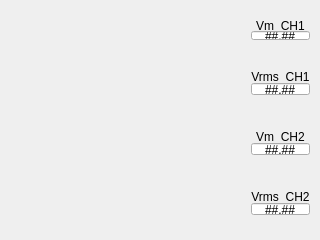
<?xml version="1.0" encoding="UTF-8"?>
<ui version="4.0">
 <class>MainWindow</class>
 <widget class="QMainWindow" name="MainWindow">
  <property name="geometry">
   <rect>
    <x>0</x>
    <y>0</y>
    <width>320</width>
    <height>240</height>
   </rect>
  </property>
  <property name="windowTitle">
   <string>ADC Test</string>
  </property>
  <widget class="QWidget" name="centralWidget">
   <widget class="SignalDisplay" name="Graph" native="true">
    <property name="geometry">
     <rect>
      <x>0</x>
      <y>0</y>
      <width>240</width>
      <height>240</height>
     </rect>
    </property>
    <property name="minimumSize">
     <size>
      <width>100</width>
      <height>20</height>
     </size>
    </property>
   </widget>
   <widget class="QWidget" name="layoutWidget">
    <property name="geometry">
     <rect>
      <x>240</x>
      <y>120</y>
      <width>81</width>
      <height>46</height>
     </rect>
    </property>
    <layout class="QVBoxLayout" name="verticalLayout_2">
     <property name="spacing">
      <number>0</number>
     </property>
     <property name="sizeConstraint">
      <enum>QLayout::SetDefaultConstraint</enum>
     </property>
     <item>
      <widget class="QLabel" name="lblVmCH2">
       <property name="text">
        <string>Vm  CH2</string>
       </property>
       <property name="alignment">
        <set>Qt::AlignCenter</set>
       </property>
      </widget>
     </item>
     <item>
      <widget class="QLineEdit" name="txtVmCH2">
       <property name="text">
        <string>##.##</string>
       </property>
       <property name="alignment">
        <set>Qt::AlignCenter</set>
       </property>
       <property name="readOnly">
        <bool>true</bool>
       </property>
      </widget>
     </item>
    </layout>
   </widget>
   <widget class="QWidget" name="layoutWidget_2">
    <property name="geometry">
     <rect>
      <x>240</x>
      <y>60</y>
      <width>81</width>
      <height>46</height>
     </rect>
    </property>
    <layout class="QVBoxLayout" name="verticalLayout_3">
     <property name="spacing">
      <number>0</number>
     </property>
     <property name="sizeConstraint">
      <enum>QLayout::SetDefaultConstraint</enum>
     </property>
     <item>
      <widget class="QLabel" name="lblVrmsCH1">
       <property name="text">
        <string>Vrms  CH1</string>
       </property>
       <property name="alignment">
        <set>Qt::AlignCenter</set>
       </property>
      </widget>
     </item>
     <item>
      <widget class="QLineEdit" name="txtVrmsCH1">
       <property name="text">
        <string>##.##</string>
       </property>
       <property name="alignment">
        <set>Qt::AlignCenter</set>
       </property>
       <property name="readOnly">
        <bool>true</bool>
       </property>
      </widget>
     </item>
    </layout>
   </widget>
   <widget class="QWidget" name="layoutWidget_3">
    <property name="geometry">
     <rect>
      <x>240</x>
      <y>180</y>
      <width>81</width>
      <height>46</height>
     </rect>
    </property>
    <layout class="QVBoxLayout" name="verticalLayout_4">
     <property name="spacing">
      <number>0</number>
     </property>
     <property name="sizeConstraint">
      <enum>QLayout::SetDefaultConstraint</enum>
     </property>
     <item>
      <widget class="QLabel" name="lblVrmsCH2">
       <property name="text">
        <string>Vrms  CH2</string>
       </property>
       <property name="alignment">
        <set>Qt::AlignCenter</set>
       </property>
      </widget>
     </item>
     <item>
      <widget class="QLineEdit" name="txtVrmsCH2">
       <property name="text">
        <string>##.##</string>
       </property>
       <property name="alignment">
        <set>Qt::AlignCenter</set>
       </property>
       <property name="readOnly">
        <bool>true</bool>
       </property>
      </widget>
     </item>
    </layout>
   </widget>
   <widget class="QWidget" name="">
    <property name="geometry">
     <rect>
      <x>240</x>
      <y>10</y>
      <width>81</width>
      <height>41</height>
     </rect>
    </property>
    <layout class="QVBoxLayout" name="verticalLayout">
     <property name="spacing">
      <number>0</number>
     </property>
     <property name="sizeConstraint">
      <enum>QLayout::SetDefaultConstraint</enum>
     </property>
     <item>
      <widget class="QLabel" name="lblVmCH1">
       <property name="text">
        <string>Vm  CH1</string>
       </property>
       <property name="alignment">
        <set>Qt::AlignCenter</set>
       </property>
      </widget>
     </item>
     <item>
      <widget class="QLineEdit" name="txtVmCH1">
       <property name="text">
        <string>##.##</string>
       </property>
       <property name="alignment">
        <set>Qt::AlignCenter</set>
       </property>
       <property name="readOnly">
        <bool>true</bool>
       </property>
      </widget>
     </item>
    </layout>
   </widget>
  </widget>
  <action name="action_Salir">
   <property name="text">
    <string>&amp;Salir</string>
   </property>
  </action>
  <action name="actionA_cerca_de">
   <property name="text">
    <string>A&amp;cerca de...</string>
   </property>
  </action>
  <action name="actionAcerca_de_QT">
   <property name="text">
    <string>Acerca de &amp;QT</string>
   </property>
  </action>
  <action name="actionAcerca_de_Qt">
   <property name="text">
    <string>Acerca de &amp;Qt...</string>
   </property>
  </action>
 </widget>
 <layoutdefault spacing="6" margin="11"/>
 <customwidgets>
  <customwidget>
   <class>SignalDisplay</class>
   <extends>QWidget</extends>
   <header location="global">signaldisplay.h</header>
   <container>1</container>
  </customwidget>
 </customwidgets>
 <resources/>
 <connections/>
</ui>
